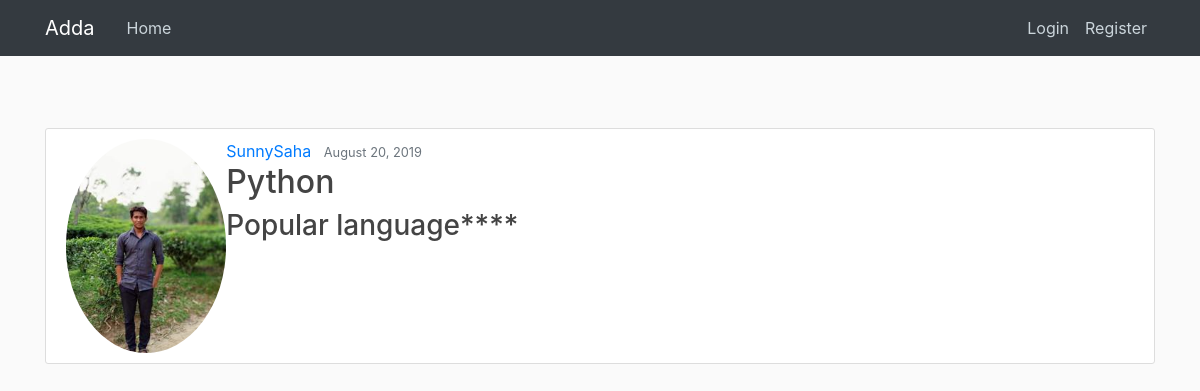
Screenshot of /post/32/ with the database file from the repository.
### easyshare/models.py (models this page shows, shortened)
class Posts(models.Model):
    title = models.CharField(max_length=250)
    content = models.TextField()
    date_posted = models.DateTimeField(default=timezone.now)
    author = models.ForeignKey(User, on_delete=models.CASCADE)

### users/models.py (models this page shows, shortened)
class Profile(models.Model):
    user = models.OneToOneField(User, on_delete=models.CASCADE)
    image = models.ImageField(default='default.jpg', upload_to='profile_pics')

### easyshare/views.py (the view)
# urls.py: path('post/<int:pk>/', postDetailview.as_view(), name='post_details'),
class postDetailview(DetailView):
    model = Posts

### easyshare/templates/easyshare/posts_detail.html (shortened to what this page needs)
{% extends 'easyshare/base.html'%}
{% block content %}
        <article class="media content-section">
            <img class="rounded-circle img-responsive" width="15%" src="{{ object.author.profile.image.url }}"/>
            <div class="media-body">
                <div class="article-metadata">
                     <a class="mr-2" href="{% url 'user-posts' object.author.username %}">{{ object.author }}</a>
                     <small class="text-muted">{{ object.date_posted|date:"F d, Y" }}</small>
                 </div>
                     <h2>{{ object.title }}</h2>
                    <h3> {{ object.content }}</h3>
            </div>
         </article>
{% endblock content %}

### easyshare/static/easyshare/main.css (style rules this page uses)
body { background: #fafafa; color: #333333; margin-top: 5rem; }
h1, h2, h3, h4, h5, h6 { color: #444444; }
.content-section { background: #ffffff; padding: 10px 20px; border: 1px solid #dddddd; border-radius: 3px; margin-bottom: 20px; }

### rows the page displays
Posts: author.profile.image (picture), author "SunnySaha", date_posted "August 20, 2019", title "Python", content "Popular language****"
